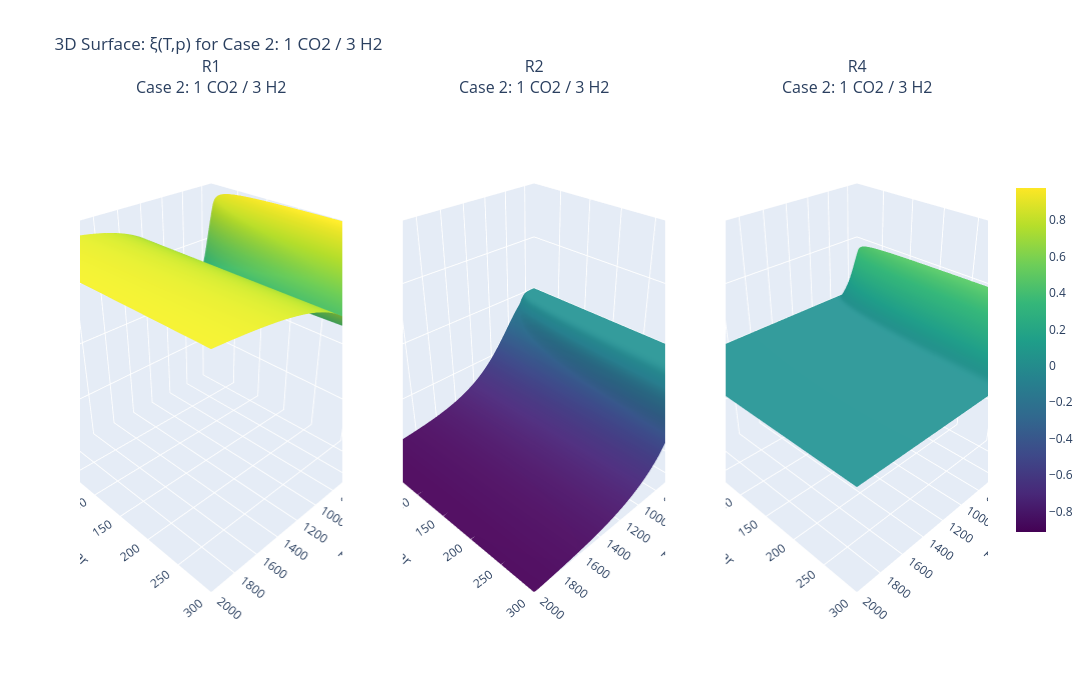

The code cell stored with this chart in its notebook:
### Markdown cell above
## 6.1. Interactive Point-by-Point Thermodynamic Analysis

To facilitate a more detailed examination of the reaction network, an interactive three-dimensional surface model was developed. While the previous static plots provide a macro level overview across all operating scenarios, this interactive visualization allows for precise, point-by-point data extraction across the thermodynamic landscape. Exact numerical values for the reaction extent (ξ) can be dynamically read at any specific combination of temperature (T) and pressure (p). This targeted approach enables a highly detailed evaluation of the operational boundaries and simplifies the identification of the exact numerical parameters required for practical reactor design.

### Code cell
import plotly.graph_objects as go
from plotly.subplots import make_subplots

# ====================== 3D-Surface: ξ(T,p) for a single test case (Interactive) ======================
SELECTED_CASE = 2   # ← Index 0..4 respectively for Reaction Cases 1..5

name, n_in = test_cases[SELECTED_CASE]

# Grid (coarser than 2D plots to keep computation time reasonable)
T_3d = np.linspace(300, 2000, 100)
p_3d = np.logspace(0, np.log10(300), 100)
T_mesh, p_mesh = np.meshgrid(T_3d, p_3d)

xi_TP = np.full((3, len(p_3d), len(T_3d)), np.nan)

for pi, p in enumerate(reversed(p_3d)):
    real_pi = len(p_3d) - 1 - pi

    # Pass 1: high-to-low T
    xi_prev = make_initial_guess(n_in, reaction_indices, reaction_tuples)
    for ti, T in enumerate(reversed(T_3d)):
        real_ti = len(T_3d) - 1 - ti
        xi = safe_solve(n_in, T, p, xi_init=xi_prev, xi_prev=xi_prev)
        if not np.any(np.isnan(xi)):
            xi_prev = xi
            xi_TP[:, real_pi, real_ti] = xi

    # Pass 2: low-to-high T — fills gaps left by pass 1
    xi_prev = make_initial_guess(n_in, reaction_indices, reaction_tuples)
    for ti, T in enumerate(T_3d):
        if not np.any(np.isnan(xi_TP[:, real_pi, ti])):
            xi_prev = xi_TP[:, real_pi, ti]  # use already computed value as warm-start
            continue
        xi = safe_solve(n_in, T, p, xi_init=xi_prev, xi_prev=xi_prev)
        if not np.any(np.isnan(xi)):
            xi_prev = xi
            xi_TP[:, real_pi, ti] = xi

# Determine global min and max across all three reactions for consistent color mapping
vmin = np.nanmin(xi_TP)
vmax = np.nanmax(xi_TP)

# Determine global axis limits for consistent scaling
zmin = np.nanmin(xi_TP)
zmax = np.nanmax(xi_TP)

# Create subplots with 3D surface plots
fig = make_subplots(
    rows=1, cols=3,
    specs=[[{'type': 'surface'}, {'type': 'surface'}, {'type': 'surface'}]],
    subplot_titles=(f'{'R1'}<br>{name}',
                    f'{'R2'}<br>{name}',
                    f'{'R4'}<br>{name}')
)

for r_idx in range(3):
    # Add main surface plot
    fig.add_trace(
        go.Surface(
            x=T_mesh[0],
            y=p_mesh[:, 0],
            z=xi_TP[r_idx],
            colorscale='Viridis',
            cmin=vmin,
            cmax=vmax,
            showscale=(r_idx == 2),  # Only show colorbar on last plot
            colorbar=dict(x=1.02, len=0.7) if r_idx == 2 else None,
            name='ξ surface',
            hovertemplate='T: %{x:.0f} K<br>p: %{y:.1f} bar<br>ξ: %{z:.2f} mol/h<extra></extra>'
        ),
        row=1, col=r_idx + 1
    )

# Update axes labels and ranges
for col in range(1, 4):
    fig.update_scenes(
        xaxis=dict(title='T / K', range=[T_3d.min(), T_3d.max()]),
        yaxis=dict(title='p / bar', range=[p_3d.min(), p_3d.max()]),
        zaxis=dict(title='ξ / mol h⁻¹', range=[zmin, zmax]),
        camera=dict(eye=dict(x=1.5, y=1.5, z=1.3)),
        row=1, col=col
    )

fig.update_layout(
    title_text=f'3D Surface: ξ(T,p) for {name}',
    width=1800,
    height=700,
    showlegend=False,
    hovermode='closest'
)

fig.show()

### Figure 1 — Plotly figure (JSON) as saved in the notebook; plotly's stock layout.template omitted (floating-point values rounded to 4 significant figures; data arrays with more than 128 entries replaced by an {"elided": "..."} marker saying what was removed)
{"data": [{"cmax": 0.9761, "cmin": -0.9128, "colorscale": [[0, "#440154"], [0.1111, "#482878"], [0.2222, "#3e4989"], [0.3333, "#31688e"], [0.4444, "#26828e"], [0.5556, "#1f9e89"], [0.6667, "#35b779"], [0.7778, "#6ece58"], [0.8889, "#b5de2b"], [1, "#fde725"]], "hovertemplate": "T: %{x:.0f} K<br>p: %{y:.1f} bar<br>ξ: %{z:.2f} mol/h<extra></extra>", "name": "ξ surface", "scene": "scene", "showscale": false, "type": "surface", "x": [300.0, 317.2, 334.3, 351.5, 368.7, 385.9, 403.0, 420.2, 437.4, 454.5, 471.7, 488.9, 506.1, 523.2, 540.4, 557.6, 574.7, 591.9, 609.1, 626.3, 643.4, 660.6, 677.8, 694.9, 712.1, 729.3, 746.5, 763.6, 780.8, 798.0, 815.2, 832.3, 849.5, 866.7, 883.8, 901.0, 918.2, 935.4, 952.5, 969.7, 986.9, 1004.0, 1021.0, 1038.0, 1056.0, 1073.0, 1090.0, 1107.0, 1124.0, 1141.0, 1159.0, 1176.0, 1193.0, 1210.0, 1227.0, 1244.0, 1262.0, 1279.0, 1296.0, 1313.0, 1330.0, 1347.0, 1365.0, 1382.0, 1399.0, 1416.0, 1433.0, 1451.0, 1468.0, 1485.0, 1502.0, 1519.0, 1536.0, 1554.0, 1571.0, 1588.0, 1605.0, 1622.0, 1639.0, 1657.0, 1674.0, 1691.0, 1708.0, 1725.0, 1742.0, 1760.0, 1777.0, 1794.0, 1811.0, 1828.0, 1845.0, 1863.0, 1880.0, 1897.0, 1914.0, 1931.0, 1948.0, 1966.0, 1983.0, 2000.0], "y": [1.0, 1.059, 1.122, 1.189, 1.259, 1.334, 1.413, 1.497, 1.586, 1.68, 1.779, 1.885, 1.996, 2.115, 2.24, 2.373, 2.514, 2.663, 2.821, 2.988, 3.165, 3.353, 3.552, 3.763, 3.986, 4.222, 4.473, 4.738, 5.019, 5.316, 5.632, 5.966, 6.32, 6.694, 7.091, 7.512, 7.957, 8.429, 8.929, 9.459, 10.02, 10.61, 11.24, 11.91, 12.62, 13.36, 14.16, 15.0, 15.89, 16.83, 17.83, 18.88, 20.0, 21.19, 22.45, 23.78, 25.19, 26.68, 28.26, 29.94, 31.72, 33.6, 35.59, 37.7, 39.94, 42.31, 44.81, 47.47, 50.29, 53.27, 56.43, 59.78, 63.32, 67.08, 71.05, 75.27, 79.73, 84.46, 89.47, 94.77, 100.4, 106.3, 112.7, 119.3, 126.4, 133.9, 141.9, 150.3, 159.2, 168.6, 178.6, 189.2, 200.4, 212.3, 224.9, 238.3, 252.4, 267.3, 283.2, 300.0], "z": {"elided": "100x100 float values"}}, {"cmax": 0.9761, "cmin": -0.9128, "colorscale": [[0, "#440154"], [0.1111, "#482878"], [0.2222, "#3e4989"], [0.3333, "#31688e"], [0.4444, "#26828e"], [0.5556, "#1f9e89"], [0.6667, "#35b779"], [0.7778, "#6ece58"], [0.8889, "#b5de2b"], [1, "#fde725"]], "hovertemplate": "T: %{x:.0f} K<br>p: %{y:.1f} bar<br>ξ: %{z:.2f} mol/h<extra></extra>", "name": "ξ surface", "scene": "scene2", "showscale": false, "type": "surface", "x": [300.0, 317.2, 334.3, 351.5, 368.7, 385.9, 403.0, 420.2, 437.4, 454.5, 471.7, 488.9, 506.1, 523.2, 540.4, 557.6, 574.7, 591.9, 609.1, 626.3, 643.4, 660.6, 677.8, 694.9, 712.1, 729.3, 746.5, 763.6, 780.8, 798.0, 815.2, 832.3, 849.5, 866.7, 883.8, 901.0, 918.2, 935.4, 952.5, 969.7, 986.9, 1004.0, 1021.0, 1038.0, 1056.0, 1073.0, 1090.0, 1107.0, 1124.0, 1141.0, 1159.0, 1176.0, 1193.0, 1210.0, 1227.0, 1244.0, 1262.0, 1279.0, 1296.0, 1313.0, 1330.0, 1347.0, 1365.0, 1382.0, 1399.0, 1416.0, 1433.0, 1451.0, 1468.0, 1485.0, 1502.0, 1519.0, 1536.0, 1554.0, 1571.0, 1588.0, 1605.0, 1622.0, 1639.0, 1657.0, 1674.0, 1691.0, 1708.0, 1725.0, 1742.0, 1760.0, 1777.0, 1794.0, 1811.0, 1828.0, 1845.0, 1863.0, 1880.0, 1897.0, 1914.0, 1931.0, 1948.0, 1966.0, 1983.0, 2000.0], "y": [1.0, 1.059, 1.122, 1.189, 1.259, 1.334, 1.413, 1.497, 1.586, 1.68, 1.779, 1.885, 1.996, 2.115, 2.24, 2.373, 2.514, 2.663, 2.821, 2.988, 3.165, 3.353, 3.552, 3.763, 3.986, 4.222, 4.473, 4.738, 5.019, 5.316, 5.632, 5.966, 6.32, 6.694, 7.091, 7.512, 7.957, 8.429, 8.929, 9.459, 10.02, 10.61, 11.24, 11.91, 12.62, 13.36, 14.16, 15.0, 15.89, 16.83, 17.83, 18.88, 20.0, 21.19, 22.45, 23.78, 25.19, 26.68, 28.26, 29.94, 31.72, 33.6, 35.59, 37.7, 39.94, 42.31, 44.81, 47.47, 50.29, 53.27, 56.43, 59.78, 63.32, 67.08, 71.05, 75.27, 79.73, 84.46, 89.47, 94.77, 100.4, 106.3, 112.7, 119.3, 126.4, 133.9, 141.9, 150.3, 159.2, 168.6, 178.6, 189.2, 200.4, 212.3, 224.9, 238.3, 252.4, 267.3, 283.2, 300.0], "z": {"elided": "100x100 float values"}}, {"cmax": 0.9761, "cmin": -0.9128, "colorbar": {"len": 0.7, "x": 1.02}, "colorscale": [[0, "#440154"], [0.1111, "#482878"], [0.2222, "#3e4989"], [0.3333, "#31688e"], [0.4444, "#26828e"], [0.5556, "#1f9e89"], [0.6667, "#35b779"], [0.7778, "#6ece58"], [0.8889, "#b5de2b"], [1, "#fde725"]], "hovertemplate": "T: %{x:.0f} K<br>p: %{y:.1f} bar<br>ξ: %{z:.2f} mol/h<extra></extra>", "name": "ξ surface", "scene": "scene3", "showscale": true, "type": "surface", "x": [300.0, 317.2, 334.3, 351.5, 368.7, 385.9, 403.0, 420.2, 437.4, 454.5, 471.7, 488.9, 506.1, 523.2, 540.4, 557.6, 574.7, 591.9, 609.1, 626.3, 643.4, 660.6, 677.8, 694.9, 712.1, 729.3, 746.5, 763.6, 780.8, 798.0, 815.2, 832.3, 849.5, 866.7, 883.8, 901.0, 918.2, 935.4, 952.5, 969.7, 986.9, 1004.0, 1021.0, 1038.0, 1056.0, 1073.0, 1090.0, 1107.0, 1124.0, 1141.0, 1159.0, 1176.0, 1193.0, 1210.0, 1227.0, 1244.0, 1262.0, 1279.0, 1296.0, 1313.0, 1330.0, 1347.0, 1365.0, 1382.0, 1399.0, 1416.0, 1433.0, 1451.0, 1468.0, 1485.0, 1502.0, 1519.0, 1536.0, 1554.0, 1571.0, 1588.0, 1605.0, 1622.0, 1639.0, 1657.0, 1674.0, 1691.0, 1708.0, 1725.0, 1742.0, 1760.0, 1777.0, 1794.0, 1811.0, 1828.0, 1845.0, 1863.0, 1880.0, 1897.0, 1914.0, 1931.0, 1948.0, 1966.0, 1983.0, 2000.0], "y": [1.0, 1.059, 1.122, 1.189, 1.259, 1.334, 1.413, 1.497, 1.586, 1.68, 1.779, 1.885, 1.996, 2.115, 2.24, 2.373, 2.514, 2.663, 2.821, 2.988, 3.165, 3.353, 3.552, 3.763, 3.986, 4.222, 4.473, 4.738, 5.019, 5.316, 5.632, 5.966, 6.32, 6.694, 7.091, 7.512, 7.957, 8.429, 8.929, 9.459, 10.02, 10.61, 11.24, 11.91, 12.62, 13.36, 14.16, 15.0, 15.89, 16.83, 17.83, 18.88, 20.0, 21.19, 22.45, 23.78, 25.19, 26.68, 28.26, 29.94, 31.72, 33.6, 35.59, 37.7, 39.94, 42.31, 44.81, 47.47, 50.29, 53.27, 56.43, 59.78, 63.32, 67.08, 71.05, 75.27, 79.73, 84.46, 89.47, 94.77, 100.4, 106.3, 112.7, 119.3, 126.4, 133.9, 141.9, 150.3, 159.2, 168.6, 178.6, 189.2, 200.4, 212.3, 224.9, 238.3, 252.4, 267.3, 283.2, 300.0], "z": {"elided": "100x100 float values"}}], "layout": {"annotations": [{"font": {"size": 16}, "showarrow": false, "text": "R1<br>Case 2: 1 CO2 / 3 H2", "x": 0.1444, "xanchor": "center", "xref": "paper", "y": 1, "yanchor": "bottom", "yref": "paper"}, {"font": {"size": 16}, "showarrow": false, "text": "R2<br>Case 2: 1 CO2 / 3 H2", "x": 0.5, "xanchor": "center", "xref": "paper", "y": 1, "yanchor": "bottom", "yref": "paper"}, {"font": {"size": 16}, "showarrow": false, "text": "R4<br>Case 2: 1 CO2 / 3 H2", "x": 0.8556, "xanchor": "center", "xref": "paper", "y": 1, "yanchor": "bottom", "yref": "paper"}], "height": 700, "hovermode": "closest", "scene": {"camera": {"eye": {"x": 1.5, "y": 1.5, "z": 1.3}}, "domain": {"x": [0, 0.2889], "y": [0, 1]}, "xaxis": {"range": [300, 2000], "title": {"text": "T / K"}}, "yaxis": {"range": [1, 300.0], "title": {"text": "p / bar"}}, "zaxis": {"range": [-0.9128, 0.9761], "title": {"text": "ξ / mol h⁻¹"}}}, "scene2": {"camera": {"eye": {"x": 1.5, "y": 1.5, "z": 1.3}}, "domain": {"x": [0.3556, 0.6444], "y": [0, 1]}, "xaxis": {"range": [300, 2000], "title": {"text": "T / K"}}, "yaxis": {"range": [1, 300.0], "title": {"text": "p / bar"}}, "zaxis": {"range": [-0.9128, 0.9761], "title": {"text": "ξ / mol h⁻¹"}}}, "scene3": {"camera": {"eye": {"x": 1.5, "y": 1.5, "z": 1.3}}, "domain": {"x": [0.7111, 1], "y": [0, 1]}, "xaxis": {"range": [300, 2000], "title": {"text": "T / K"}}, "yaxis": {"range": [1, 300.0], "title": {"text": "p / bar"}}, "zaxis": {"range": [-0.9128, 0.9761], "title": {"text": "ξ / mol h⁻¹"}}}, "showlegend": false, "title": {"text": "3D Surface: ξ(T,p) for Case 2: 1 CO2 / 3 H2"}, "width": 1800}}
